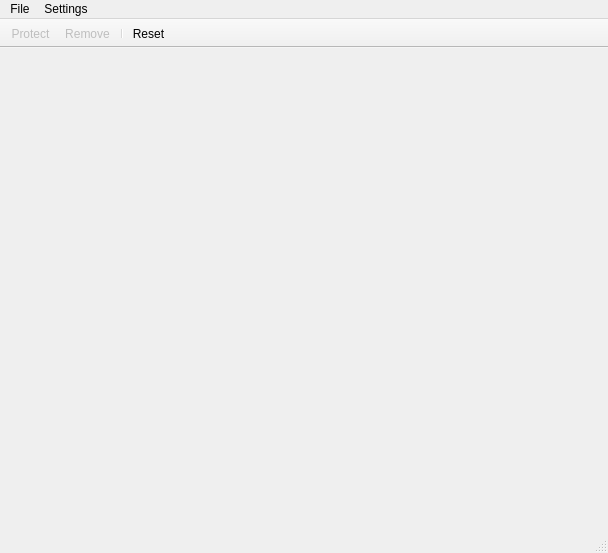
<?xml version="1.0" encoding="UTF-8"?>
<ui version="4.0">
 <class>SeamCarveWndClass</class>
 <widget class="QMainWindow" name="SeamCarveWndClass">
  <property name="geometry">
   <rect>
    <x>0</x>
    <y>0</y>
    <width>608</width>
    <height>553</height>
   </rect>
  </property>
  <property name="sizePolicy">
   <sizepolicy hsizetype="Ignored" vsizetype="Ignored">
    <horstretch>0</horstretch>
    <verstretch>0</verstretch>
   </sizepolicy>
  </property>
  <property name="minimumSize">
   <size>
    <width>0</width>
    <height>0</height>
   </size>
  </property>
  <property name="maximumSize">
   <size>
    <width>16777215</width>
    <height>16777215</height>
   </size>
  </property>
  <property name="windowTitle">
   <string>Seam Carving - Yan Jun</string>
  </property>
  <widget class="QWidget" name="centralWidget">
   <property name="sizePolicy">
    <sizepolicy hsizetype="Ignored" vsizetype="Ignored">
     <horstretch>0</horstretch>
     <verstretch>0</verstretch>
    </sizepolicy>
   </property>
   <layout class="QGridLayout" name="gridLayout">
    <item row="0" column="0">
     <widget class="GLImageViewer" name="glviewer" native="true">
      <property name="sizePolicy">
       <sizepolicy hsizetype="Ignored" vsizetype="Ignored">
        <horstretch>0</horstretch>
        <verstretch>0</verstretch>
       </sizepolicy>
      </property>
     </widget>
    </item>
   </layout>
  </widget>
  <widget class="QMenuBar" name="menuBar">
   <property name="geometry">
    <rect>
     <x>0</x>
     <y>0</y>
     <width>608</width>
     <height>17</height>
    </rect>
   </property>
   <widget class="QMenu" name="menuFile">
    <property name="title">
     <string>File</string>
    </property>
    <addaction name="actionOpen"/>
    <addaction name="actionSave"/>
   </widget>
   <widget class="QMenu" name="menuSettings">
    <property name="title">
     <string>Settings</string>
    </property>
    <widget class="QMenu" name="menuEnergy_Measure">
     <property name="title">
      <string>Energy Measure</string>
     </property>
     <addaction name="actionEnergyGradient"/>
     <addaction name="actionEnergySaliency"/>
     <addaction name="actionEnergyGradSaliency"/>
    </widget>
    <widget class="QMenu" name="menuCost_Matrix_Computation">
     <property name="title">
      <string>Cost Matrix Computation</string>
     </property>
     <addaction name="actionMatrixDP"/>
     <addaction name="actionMatrixParallel"/>
    </widget>
    <addaction name="menuEnergy_Measure"/>
    <addaction name="menuCost_Matrix_Computation"/>
   </widget>
   <addaction name="menuFile"/>
   <addaction name="menuSettings"/>
  </widget>
  <widget class="QToolBar" name="mainToolBar">
   <property name="movable">
    <bool>false</bool>
   </property>
   <property name="floatable">
    <bool>false</bool>
   </property>
   <attribute name="toolBarArea">
    <enum>TopToolBarArea</enum>
   </attribute>
   <attribute name="toolBarBreak">
    <bool>false</bool>
   </attribute>
   <addaction name="actionDrawProtect"/>
   <addaction name="actionDrawRemove"/>
   <addaction name="separator"/>
   <addaction name="actionResetSize"/>
  </widget>
  <widget class="QStatusBar" name="statusBar"/>
  <action name="actionOpen">
   <property name="text">
    <string>Open...</string>
   </property>
  </action>
  <action name="actionSave">
   <property name="text">
    <string>Save...</string>
   </property>
  </action>
  <action name="actionDrawProtect">
   <property name="checkable">
    <bool>true</bool>
   </property>
   <property name="enabled">
    <bool>false</bool>
   </property>
   <property name="text">
    <string>Protect</string>
   </property>
   <property name="toolTip">
    <string>Draw Protecting Region</string>
   </property>
   <property name="visible">
    <bool>false</bool>
   </property>
  </action>
  <action name="actionDrawRemove">
   <property name="checkable">
    <bool>true</bool>
   </property>
   <property name="enabled">
    <bool>false</bool>
   </property>
   <property name="text">
    <string>Remove</string>
   </property>
   <property name="toolTip">
    <string>Draw Removal Region</string>
   </property>
   <property name="visible">
    <bool>false</bool>
   </property>
  </action>
  <action name="actionResetSize">
   <property name="text">
    <string>Reset</string>
   </property>
   <property name="toolTip">
    <string>Reset Image Size</string>
   </property>
  </action>
  <action name="actionEnergyGradient">
   <property name="checkable">
    <bool>true</bool>
   </property>
   <property name="checked">
    <bool>true</bool>
   </property>
   <property name="text">
    <string>Gradient</string>
   </property>
  </action>
  <action name="actionEnergySaliency">
   <property name="checkable">
    <bool>true</bool>
   </property>
   <property name="text">
    <string>Saliency Map</string>
   </property>
  </action>
  <action name="actionEnergyGradSaliency">
   <property name="checkable">
    <bool>true</bool>
   </property>
   <property name="text">
    <string>Gradient*Saliency</string>
   </property>
  </action>
  <action name="actionMatrixDP">
   <property name="checkable">
    <bool>true</bool>
   </property>
   <property name="checked">
    <bool>true</bool>
   </property>
   <property name="text">
    <string>Dynamic Programming</string>
   </property>
  </action>
  <action name="actionMatrixParallel">
   <property name="checkable">
    <bool>true</bool>
   </property>
   <property name="text">
    <string>Greedy</string>
   </property>
  </action>
 </widget>
 <layoutdefault spacing="6" margin="11"/>
 <customwidgets>
  <customwidget>
   <class>GLImageViewer</class>
   <extends>QWidget</extends>
   <header>imageviewer.h</header>
   <container>1</container>
  </customwidget>
 </customwidgets>
 <resources>
  <include location="seamcarvewnd.qrc"/>
 </resources>
 <connections/>
</ui>
